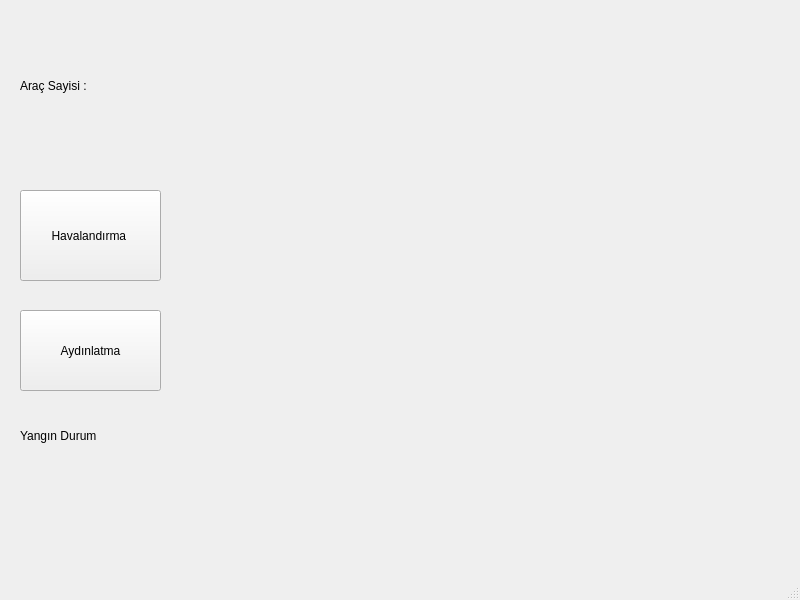
<?xml version="1.0" encoding="UTF-8"?>
<ui version="4.0">
 <class>MainWindow</class>
 <widget class="QMainWindow" name="MainWindow">
  <property name="geometry">
   <rect>
    <x>0</x>
    <y>0</y>
    <width>800</width>
    <height>600</height>
   </rect>
  </property>
  <property name="windowTitle">
   <string>MainWindow</string>
  </property>
  <widget class="QWidget" name="centralwidget">
   <widget class="QPushButton" name="pb_havalandirma">
    <property name="enabled">
     <bool>true</bool>
    </property>
    <property name="geometry">
     <rect>
      <x>20</x>
      <y>190</y>
      <width>141</width>
      <height>91</height>
     </rect>
    </property>
    <property name="text">
     <string>Havalandırma </string>
    </property>
   </widget>
   <widget class="QPushButton" name="pb_aydinlatma">
    <property name="geometry">
     <rect>
      <x>20</x>
      <y>310</y>
      <width>141</width>
      <height>81</height>
     </rect>
    </property>
    <property name="text">
     <string>Aydınlatma</string>
    </property>
   </widget>
   <widget class="QLabel" name="lb_yangin">
    <property name="geometry">
     <rect>
      <x>20</x>
      <y>400</y>
      <width>161</width>
      <height>71</height>
     </rect>
    </property>
    <property name="text">
     <string>Yangın Durum</string>
    </property>
   </widget>
   <widget class="QLabel" name="lb_arac">
    <property name="geometry">
     <rect>
      <x>20</x>
      <y>50</y>
      <width>141</width>
      <height>71</height>
     </rect>
    </property>
    <property name="text">
     <string>Araç Sayisi : </string>
    </property>
   </widget>
  </widget>
  <widget class="QMenuBar" name="menubar">
   <property name="geometry">
    <rect>
     <x>0</x>
     <y>0</y>
     <width>800</width>
     <height>26</height>
    </rect>
   </property>
  </widget>
  <widget class="QStatusBar" name="statusbar"/>
 </widget>
 <resources/>
 <connections/>
</ui>
